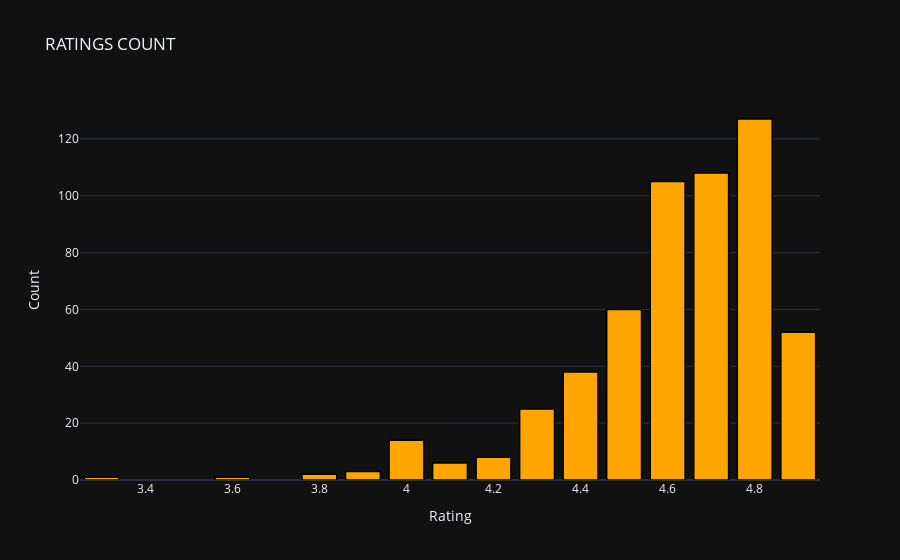
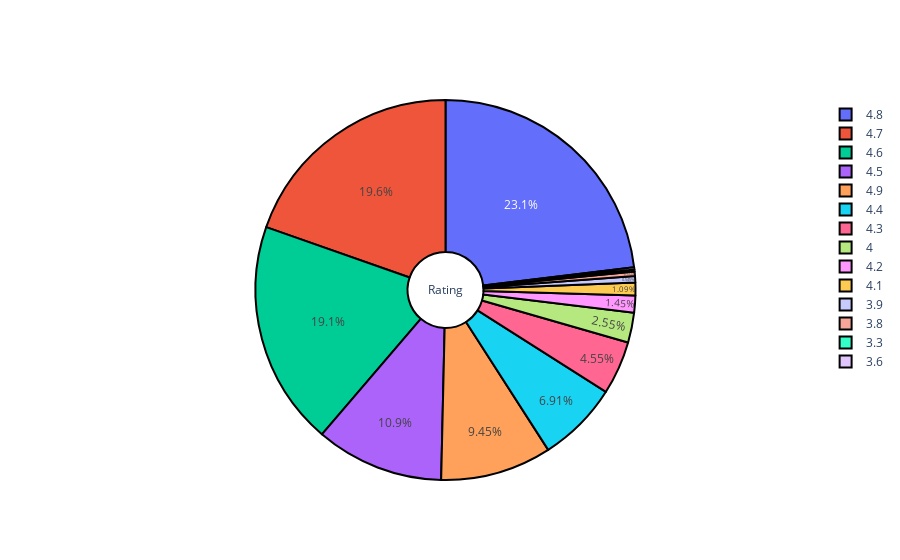

Here is the notebook cell these charts were saved with, in order:
### Markdown cell above
# BESTSELLERS' RATINGS COUNT

### Code cell
temp_df = data['User Rating'].value_counts().reset_index()


# create trace1
trace1 = go.Bar(
                x = temp_df['index'],
                y = temp_df['User Rating'],
                marker = dict(color = 'rgb(255,165,0)',
                              line=dict(color='rgb(0,0,0)',width=1.5)))
layout = go.Layout(template= "plotly_dark",title = 'RATINGS COUNT' , xaxis = dict(title = 'Rating'), yaxis = dict(title = 'Count'))
fig = go.Figure(data = [trace1], layout = layout)
fig.show()

def pie_plot(cnt_srs, title):
    labels=cnt_srs.index
    values=cnt_srs.values
    trace = go.Pie(labels=labels, 
                   values=values, 
                   title=title, 
                   hoverinfo='percent+value', 
                   textinfo='percent',
                   textposition='inside',
                   hole=0.2,
                   showlegend=True,
                   marker=dict(colors=plt.cm.viridis_r(np.linspace(0, 1, 14)),
                               line=dict(color='#000000',
                                         width=2),
                              )
                  )
    return trace

bold("**MOST OF THE RATINGS ARE IN THE RANGE OF 4.6 TO 4.8**")
py.iplot([pie_plot(data['User Rating'].value_counts(), 'Rating')])

### Figure 1 — Plotly figure (JSON) as saved in the notebook; plotly's stock layout.template omitted (floating-point values rounded to 4 significant figures)
{"data": [{"marker": {"color": "rgb(255,165,0)", "line": {"color": "rgb(0,0,0)", "width": 1.5}}, "type": "bar", "x": [4.8, 4.7, 4.6, 4.5, 4.9, 4.4, 4.3, 4, 4.2, 4.1, 3.9, 3.8, 3.3, 3.6], "y": [127, 108, 105, 60, 52, 38, 25, 14, 8, 6, 3, 2, 1, 1]}], "layout": {"title": {"text": "RATINGS COUNT"}, "xaxis": {"title": {"text": "Rating"}}, "yaxis": {"title": {"text": "Count"}}}}

### Figure 2 — Plotly figure (JSON) as saved in the notebook; plotly's stock layout.template omitted (floating-point values rounded to 4 significant figures)
{"data": [{"hole": 0.2, "hoverinfo": "percent+value", "labels": [4.8, 4.7, 4.6, 4.5, 4.9, 4.4, 4.3, 4, 4.2, 4.1, 3.9, 3.8, 3.3, 3.6], "marker": {"colors": [[0.9932, 0.9062, 0.1439, 1], [0.8042, 0.882, 0.115, 1], [0.5958, 0.8487, 0.2433, 1], [0.404, 0.8003, 0.3626, 1], [0.2529, 0.7422, 0.4483, 1], [0.1466, 0.6731, 0.5089, 1], [0.1201, 0.6001, 0.5425, 1], [0.1405, 0.5301, 0.5557, 1], [0.1696, 0.4563, 0.558, 1], [0.2031, 0.3797, 0.5539, 1], [0.2393, 0.3009, 0.5408, 1], [0.2718, 0.2093, 0.5044, 1], [0.2831, 0.1106, 0.4316, 1], [0.267, 0.004874, 0.3294, 1]], "line": {"color": "#000000", "width": 2}}, "showlegend": true, "textinfo": "percent", "textposition": "inside", "title": {"text": "Rating"}, "type": "pie", "values": [127, 108, 105, 60, 52, 38, 25, 14, 8, 6, 3, 2, 1, 1]}], "layout": {}}
